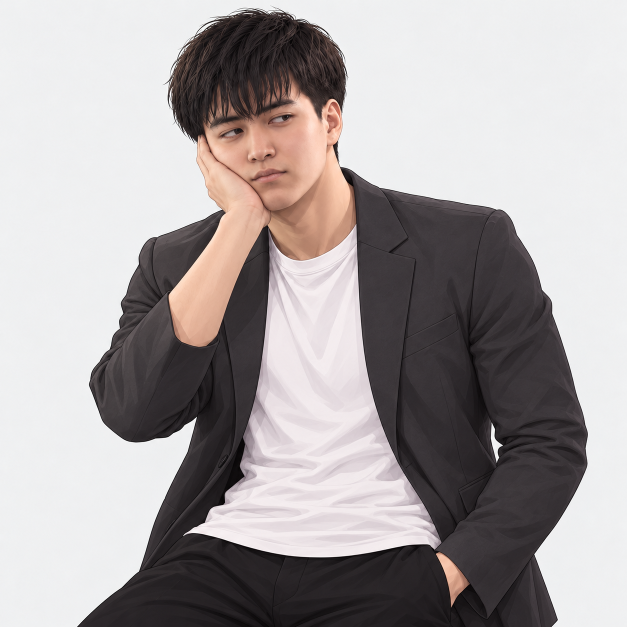
#> input picture games/popov/assets/bakhytzhan_bored.png, 1254 x 1254 px (shown at 1/2 size)
$ python -i prepare_assets.py   (imports and definitions only)
#> lines starting #> are read from the running program, lines starting #| are printed output that depends on the picture
#> further down, picture is the input picture: PIL image 1254x1254 RGB; mean R, G, B 168.6, 162.9, 163.2
"""
Подготовка ассетов для игры.

Берёт исходники из assets/ и складывает готовые к игре WebP-файлы в assets/game/:
  - спрайты персонажей без фона (PNG с прозрачностью) — фон вырезает нейросеть rembg;
  - 4 плашки-аватара Попова из листа «Комиксные эмоции Д.В.Попова.png»;
  - 3 головы для шкалы из «Эмодзи шкалы ошеломления.png»;
  - фоны ракурсов, сцены из assets/classroom, assets/classroom_reverse
    и слайды начального экрана из assets/preclass в WebP.

Установка:  python -m pip install "rembg[cpu]"
Запуск:     python tools/prepare_assets.py                 — всё
            python tools/prepare_assets.py elaman_neutral  — только эти спрайты
Новый спрайт: положите <id>_<эмоция>.png в assets/ и перезапустите скрипт.
Первый запуск скачивает модель (~180 МБ) в папку ~/.rembg.
"""
import glob
import os
import sys

from PIL import Image, ImageDraw, ImageFilter
from optimize_assets import save_runtime

ROOT = os.path.dirname(os.path.dirname(os.path.abspath(__file__)))
SRC = os.path.join(ROOT, "assets")
OUT = os.path.join(ROOT, "assets", "game")

REMBG_MODEL = os.environ.get("REMBG_MODEL", "isnet-general-use")  # точнее, но в 10 раз медленнее: birefnet-general
MARK = (255, 0, 255)

_session = None


# [46 lines left out: functions rembg_cut, decontaminate, _border_color, not called in this run]


def flood_cut(img, thresh=30, step=24):
    """Заливает однотонный фон от краёв (для плашек на белом фоне)."""
#> called with thresh = 30, step = 24
    rgb = img.convert("RGB")
    w, h = rgb.size
#> w = 1254; h = 1254
    work = rgb.copy()
    px = work.load()
    border = []
    for x in range(0, w, step):
        border += [(x, 0), (x, h - 1)]
    for y in range(0, h, step):
        border += [(0, y), (w - 1, y)]
    for xy in border:
        c = px[xy]
        if c == MARK or min(c) < 200:
            continue
        ImageDraw.floodfill(work, xy, MARK, thresh=thresh)
#> this loop made 212 passes
#> c on passes 1 to 3: (237, 238, 239), (255, 0, 255), (255, 0, 255)
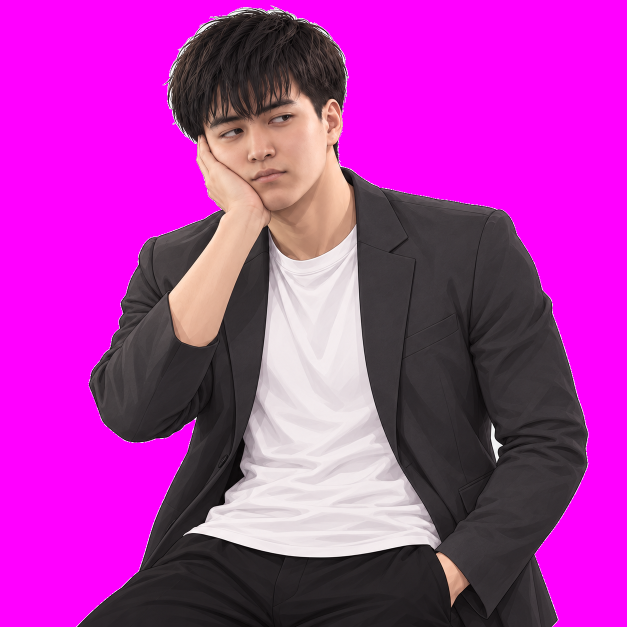
#> work: PIL image 1254x1254 RGB (shown at 1/2 size); mean R, G, B 176.2, 50.9, 170
    mask = Image.new("L", (w, h), 255)
#> mask: PIL image 1254x1254 L; every value is 255
    mpx = mask.load()
    wpx = work.load()
    for y in range(h):
        for x in range(w):
            if wpx[x, y] == MARK:
                mpx[x, y] = 0
    mask = mask.filter(ImageFilter.MinFilter(3)).filter(ImageFilter.GaussianBlur(0.8))
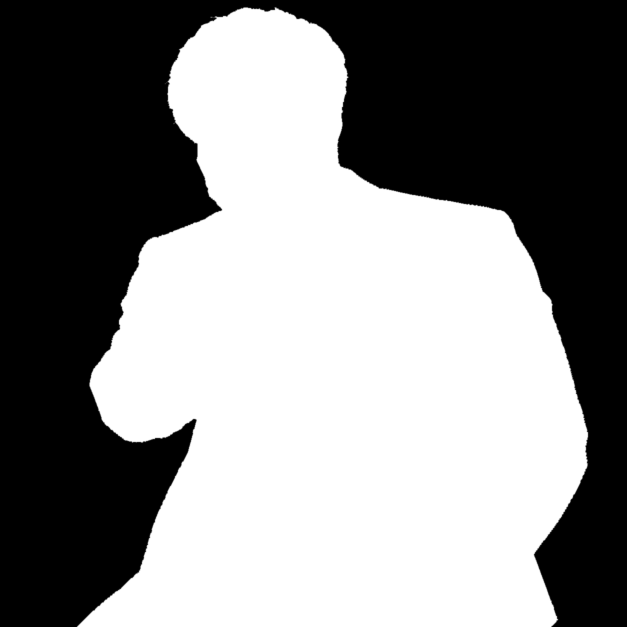
#> mask: PIL image 1254x1254 L (shown at 1/2 size); min 0, max 255, mean 134.8
    out = rgb.convert("RGBA")
    out.putalpha(mask)
    return out


# [4 lines left out: function fit, not called in this run]


def save(img, name):
    path = save_runtime(img, os.path.join(OUT, name))
    print("  ->", os.path.relpath(path, ROOT), img.size)


# [73 lines left out: functions sprites, ui, backgrounds, main, not called in this run]


# [2 lines not run here, left out]

>>> from PIL import Image
>>> picture = Image.open('../assets/bakhytzhan_bored.png')
>>> result = flood_cut(picture)

$ run again, on games/popov/assets/bakhytzhan_neutral.png
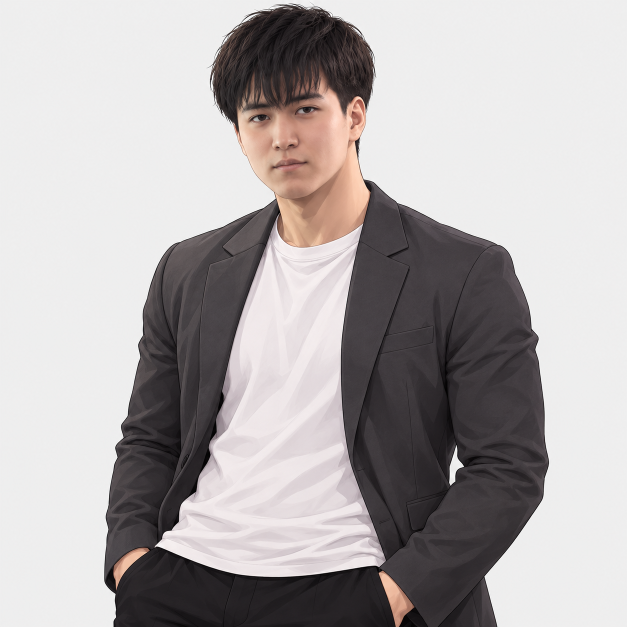
#> input picture games/popov/assets/bakhytzhan_neutral.png, 1254 x 1254 px (shown at 1/2 size)
#> picture is the input picture: PIL image 1254x1254 RGB; mean R, G, B 177.6, 172.8, 173.1
#> the loop in flood_cut, `for xy in border:` made 212 passes
#> c on passes 1 to 3: (236, 236, 236), (255, 0, 255), (255, 0, 255)
#> after the loop in flood_cut, `for xy in border:`:
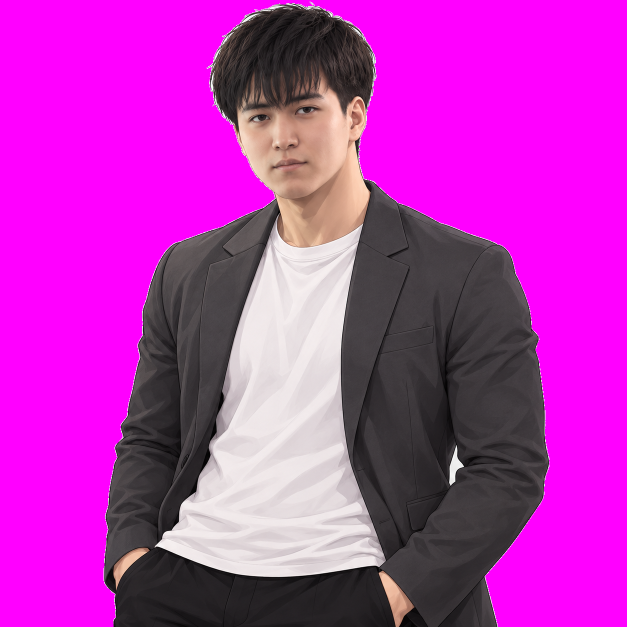
#> work: PIL image 1254x1254 RGB (shown at 1/2 size); mean R, G, B 186.4, 49.2, 182.1
#> in flood_cut, `mask = mask.filter(ImageFilter.MinFilter(3)).filter(ImageFilter.Gaussi..`:
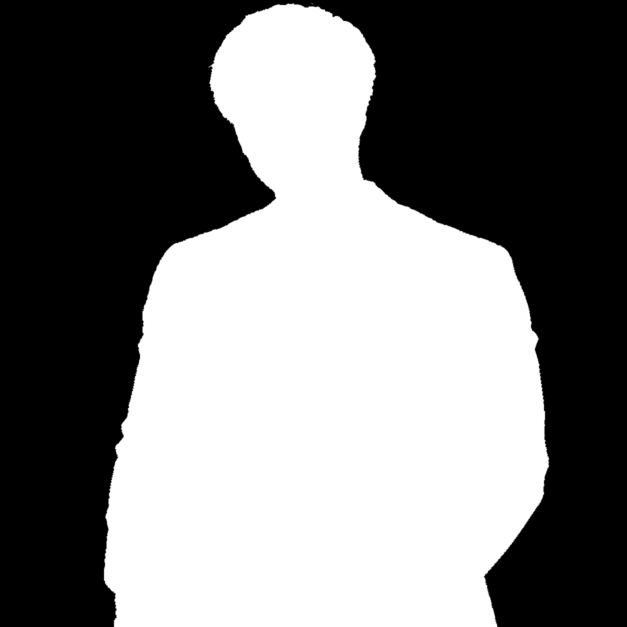
#> mask: PIL image 1254x1254 L (shown at 1/2 size); min 0, max 255, mean 121.6

$ run again, on games/popov/assets/bakhytzhan_shoes_off.png
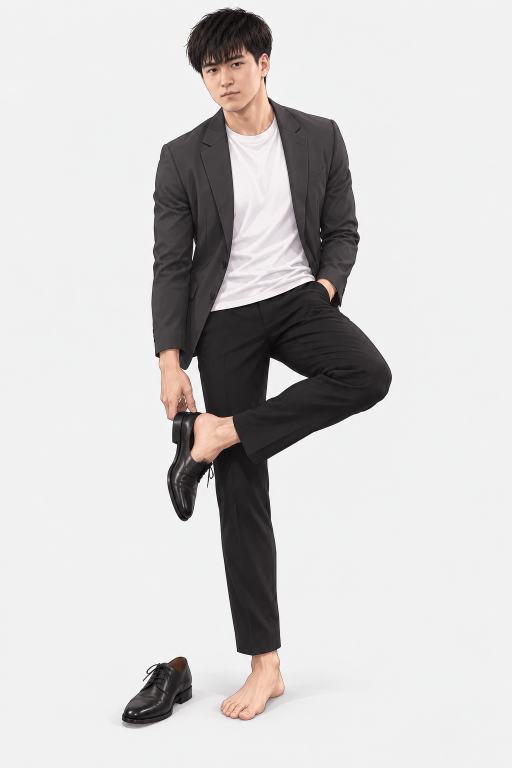
#> input picture games/popov/assets/bakhytzhan_shoes_off.png, 1024 x 1536 px (shown at 1/2 size)
#> picture is the input picture: PIL image 1024x1536 RGB; mean R, G, B 206.9, 205.1, 204.8
#> the loop in flood_cut, `for xy in border:` made 214 passes
#> c on passes 1 to 3: (239, 239, 239), (255, 0, 255), (255, 0, 255)
#> after the loop in flood_cut, `for xy in border:`:
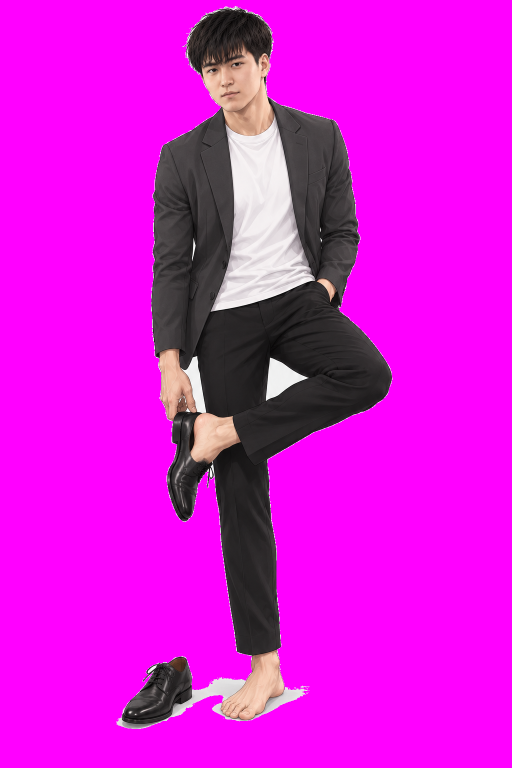
#> work: PIL image 1024x1536 RGB (shown at 1/2 size); mean R, G, B 218.1, 21.1, 215.8
#> in flood_cut, `mask = mask.filter(ImageFilter.MinFilter(3)).filter(ImageFilter.Gaussi..`:
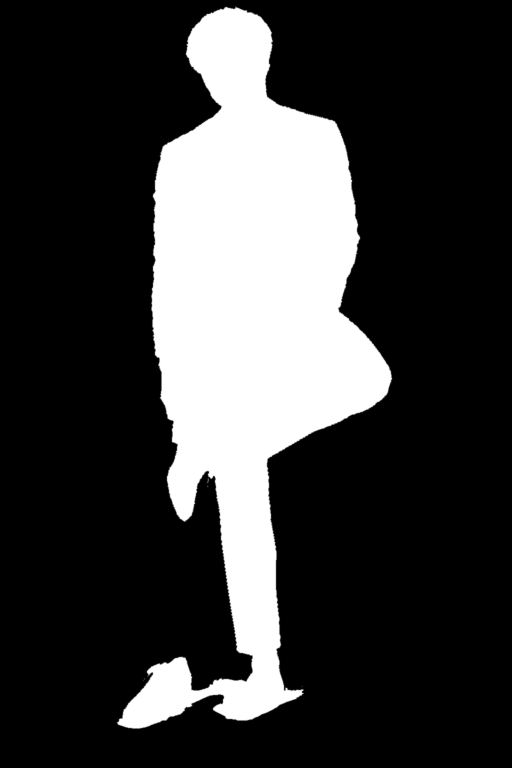
#> mask: PIL image 1024x1536 L (shown at 1/2 size); min 0, max 255, mean 58.9
